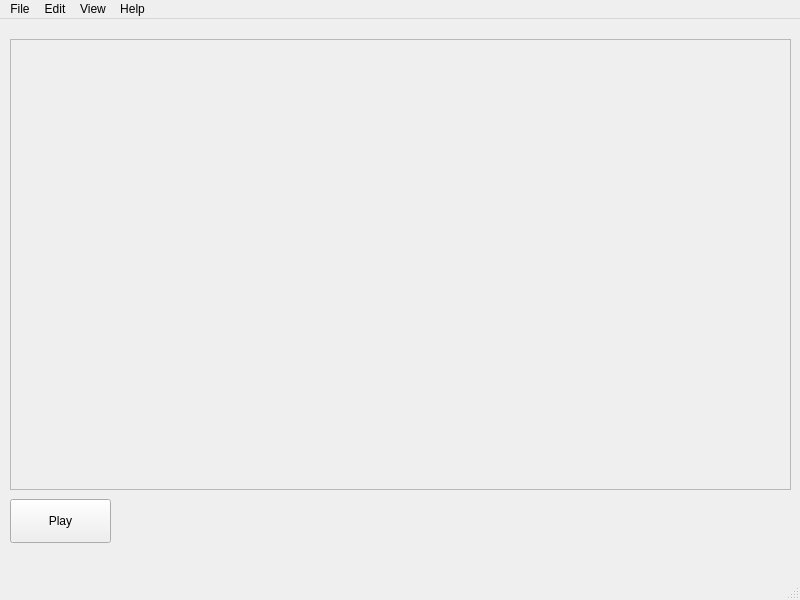
<?xml version="1.0" encoding="UTF-8"?>
<ui version="4.0">
 <class>MainWindow</class>
 <widget class="QMainWindow" name="MainWindow">
  <property name="geometry">
   <rect>
    <x>0</x>
    <y>0</y>
    <width>800</width>
    <height>600</height>
   </rect>
  </property>
  <property name="windowTitle">
   <string>MainWindow</string>
  </property>
  <widget class="QWidget" name="centralwidget">
   <widget class="QPushButton" name="pushButton">
    <property name="geometry">
     <rect>
      <x>10</x>
      <y>480</y>
      <width>101</width>
      <height>44</height>
     </rect>
    </property>
    <property name="text">
     <string>Play</string>
    </property>
    <property name="default">
     <bool>false</bool>
    </property>
    <property name="flat">
     <bool>false</bool>
    </property>
   </widget>
   <widget class="QScrollArea" name="musicScrollArea">
    <property name="geometry">
     <rect>
      <x>10</x>
      <y>20</y>
      <width>781</width>
      <height>451</height>
     </rect>
    </property>
    <property name="widgetResizable">
     <bool>true</bool>
    </property>
    <widget class="QWidget" name="scrollAreaWidgetContents">
     <property name="geometry">
      <rect>
       <x>0</x>
       <y>0</y>
       <width>771</width>
       <height>441</height>
      </rect>
     </property>
    </widget>
   </widget>
  </widget>
  <widget class="QMenuBar" name="menubar">
   <property name="geometry">
    <rect>
     <x>0</x>
     <y>0</y>
     <width>800</width>
     <height>34</height>
    </rect>
   </property>
   <widget class="QMenu" name="menuFile">
    <property name="title">
     <string>File</string>
    </property>
    <addaction name="actionOpen"/>
    <addaction name="actionClose"/>
    <addaction name="separator"/>
    <addaction name="actionExport"/>
    <addaction name="actionExport_as"/>
    <addaction name="separator"/>
    <addaction name="actionExit"/>
   </widget>
   <widget class="QMenu" name="menuEdit">
    <property name="title">
     <string>Edit</string>
    </property>
   </widget>
   <widget class="QMenu" name="menuView">
    <property name="title">
     <string>View</string>
    </property>
   </widget>
   <widget class="QMenu" name="menuHelp">
    <property name="title">
     <string>Help</string>
    </property>
    <addaction name="actionAbout"/>
   </widget>
   <addaction name="menuFile"/>
   <addaction name="menuEdit"/>
   <addaction name="menuView"/>
   <addaction name="menuHelp"/>
  </widget>
  <widget class="QStatusBar" name="statusbar"/>
  <action name="actionAbout">
   <property name="text">
    <string>About</string>
   </property>
  </action>
  <action name="actionOpen">
   <property name="text">
    <string>Open</string>
   </property>
  </action>
  <action name="actionClose">
   <property name="text">
    <string>Close</string>
   </property>
  </action>
  <action name="actionExport">
   <property name="text">
    <string>Export</string>
   </property>
  </action>
  <action name="actionExit">
   <property name="text">
    <string>Exit</string>
   </property>
  </action>
  <action name="actionExport_as">
   <property name="text">
    <string>Export as...</string>
   </property>
  </action>
 </widget>
 <resources/>
 <connections/>
</ui>
